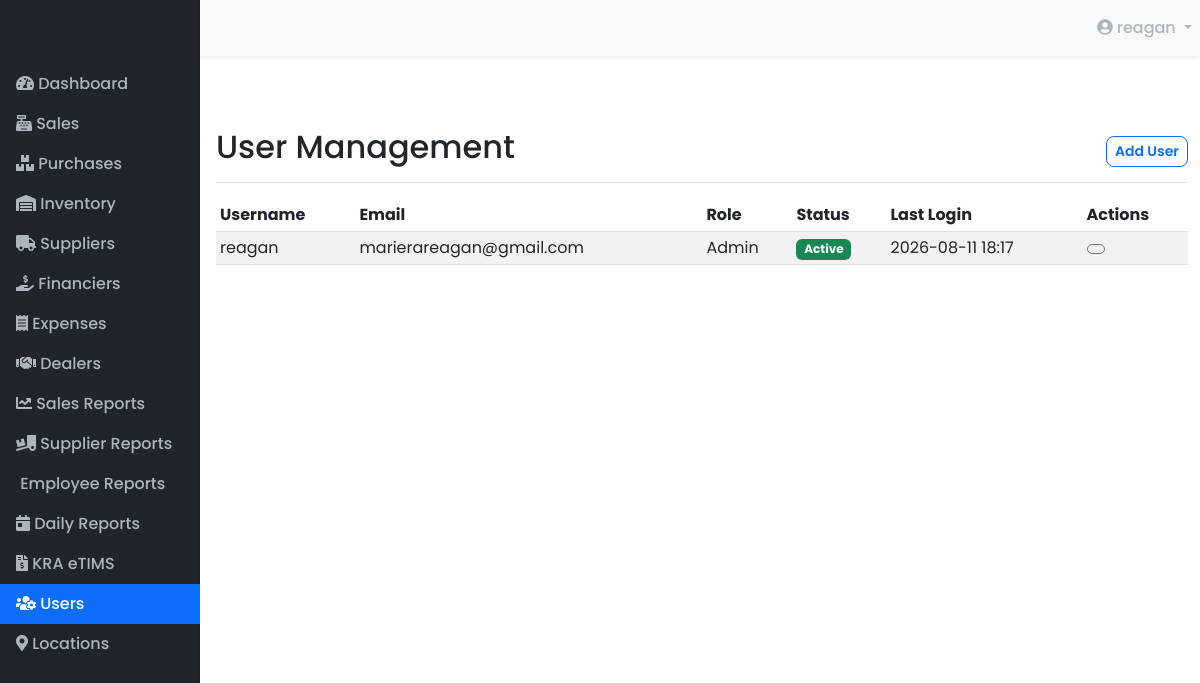
Page /admin/users (signed in) on the committed database.
### models.py (models this page shows, shortened)
class User(db.Model):
    __tablename__ = 'users'
    id = db.Column(db.Integer, primary_key=True)
    username = db.Column(db.String(50), unique=True, nullable=False)
    email = db.Column(db.String(100), unique=True, nullable=False)
    password_hash = db.Column(db.String(128), nullable=False)
    role = db.Column(db.String(20), default='cashier')  # cashier, manager, admin
    is_active = db.Column(db.Boolean, default=True)
    created_at = db.Column(db.DateTime, default=datetime.utcnow)
    last_login = db.Column(db.DateTime)
    location_id = db.Column(db.Integer, db.ForeignKey('locations.id'))
    location = db.relationship('Location', backref='users')

### app.py (the view)
@app.route('/admin/users')
@login_required(roles=['admin'])
def manage_users():
    users = User.query.order_by(User.username.asc()).all()
    locations = Location.query.all()
    return render_template('users.html', users=users, locations=locations)

### app.py (called while the page is built)
def login_required(roles=['cashier']):
    def decorator(f):
        from functools import wraps
        @wraps(f)
        def decorated_function(*args, **kwargs):
            if 'user_id' not in session:
                flash('You need to be logged in to access this page', 'danger')
                return redirect(url_for('login'))
            user = User.query.get(session['user_id'])
            if user is None:
                flash('User not found. Please log in again.', 'danger')
                return redirect(url_for('login'))
            if user.role not in roles and user.role != 'admin':
                flash('You do not have permission to access this page', 'danger')
                return redirect(url_for('dashboard'))
            return f(*args, **kwargs)
        return decorated_function
    return decorator

### templates/users.html (shortened to what this page needs)
{% extends "layouts/base.html" %}
{% block content %}
<div class="d-flex justify-content-between flex-wrap flex-md-nowrap align-items-center pt-3 pb-2 mb-3 border-bottom">
    <h1 class="h2">User Management</h1>
    <div class="btn-toolbar mb-2 mb-md-0">
        <button class="btn btn-sm btn-outline-primary" data-bs-toggle="modal" data-bs-target="#addUserModal">
             Add User
        </button>
    </div>
</div>
<div class="table-responsive">
    <table class="table table-striped table-sm">
        <thead>
            <tr>
                <th>Username</th>
                <th>Email</th>
                <th>Role</th>
                <th>Status</th>
                <th>Last Login</th>
                <th>Actions</th>
            </tr>
        </thead>
        <tbody>
            {% for user in users %}
            <tr>
                <td>{{ user.username }}</td>
                <td>{{ user.email }}</td>
                <td>{{ user.role|capitalize }}</td>
                <td>
                    {% if user.is_active %}
                    <span class="badge bg-success">Active</span>
                    {% else %}
                    <span class="badge bg-danger">Inactive</span>
                    {% endif %}
                </td>
                <td>
                    {% if user.last_login %}
                    {{ user.last_login.strftime('%Y-%m-%d %H:%M') }}
                    {% else %}
                    Never
                    {% endif %}
                </td>
                <td>
                    <button class="btn btn-sm btn-outline-secondary" title="Edit" data-bs-toggle="modal" data-bs-target="#editUserModal{{ user.id }}">
                    </button>
                </td>
            </tr>
            {% endfor %}
        </tbody>
    </table>
</div>
{% endblock %}

### templates/partials/_navbar.html (shortened to what this page needs)
<nav class="navbar navbar-expand-lg navbar-light bg-light">
    <div class="container-fluid">
        <a class="navbar-brand" href="{{ url_for('dashboard') }}">
        </a>
        <div class="collapse navbar-collapse" id="navbarNav">
            <ul class="navbar-nav ms-auto">
                {% if 'user_id' in session %}
                <li class="nav-item dropdown">
                    <a class="nav-link dropdown-toggle" href="#" id="navbarDropdown" role="button" data-bs-toggle="dropdown" aria-expanded="false">
                        <i class="fas fa-user-circle"></i> {{ session['username'] }}
                    </a>
                </li>
                {% else %}
                <li class="nav-item">
                    <a class="nav-link" href="{{ url_for('login') }}"><i class="fas fa-sign-in-alt"></i> Login</a>
                </li>
                {% endif %}
            </ul>
        </div>
    </div>
</nav>

### static/css/new_styles.css (style rules this page uses)
body { font-family: 'Poppins', sans-serif; background-color: #f0f2f5; }
.container-fluid { padding-left: 0; padding-right: 0; }
.nav-link { color: #adb5bd; font-weight: 500; }
.navbar { background-color: #fff; box-shadow: 0 .125rem .25rem rgba(0,0,0,.075); }
.btn { border-radius: .5rem; font-weight: 600; }
.btn-outline-primary { color: #0d6efd; border-color: #0d6efd; }

### rows in the picture
User: username "reagan", email "marierareagan@gmail.com", role "Admin", is_active "Active", last_login "2026-08-11 18:17"
